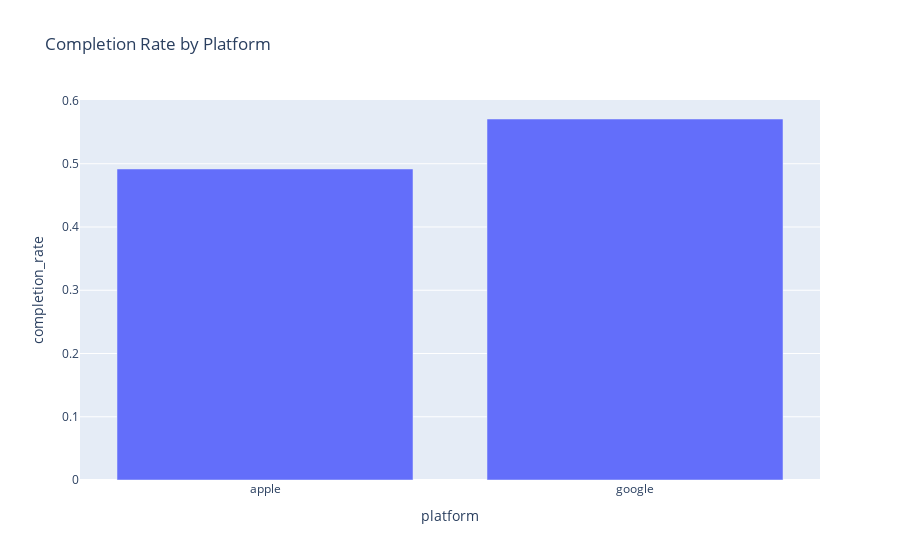
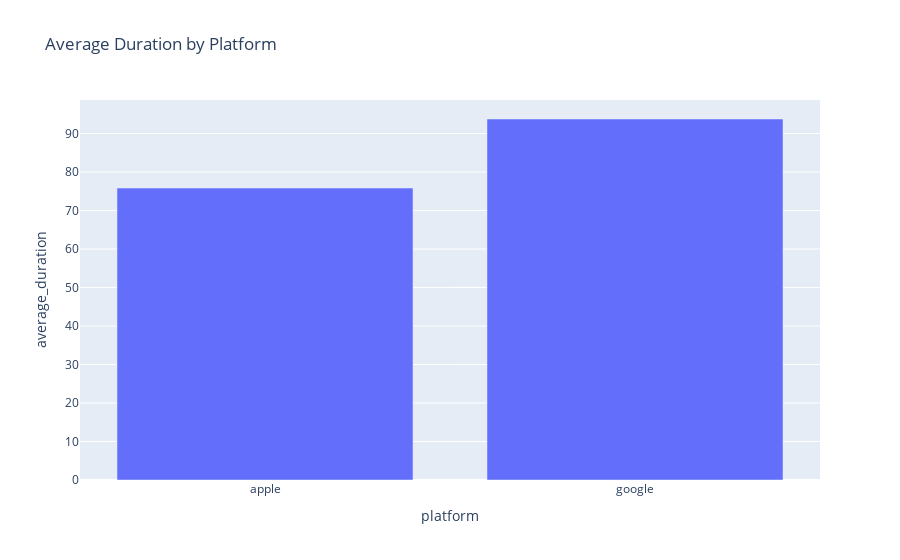
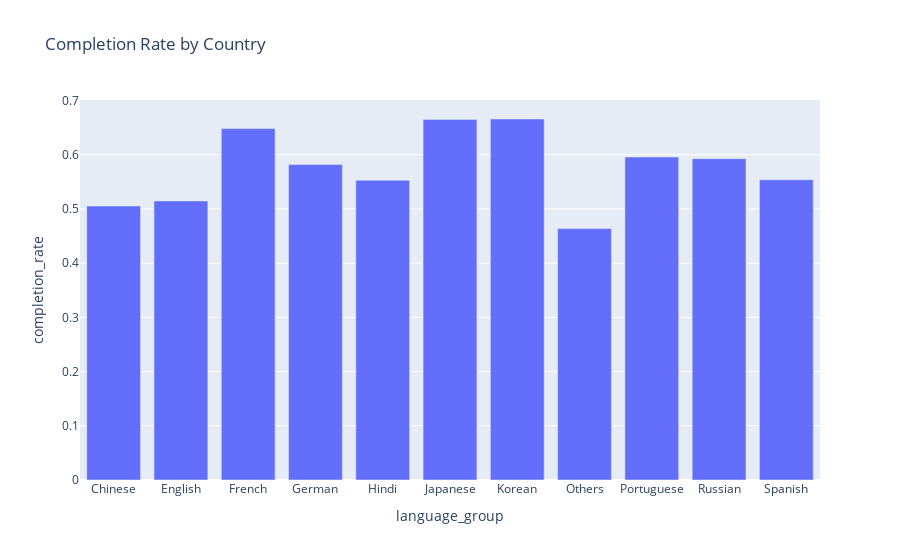
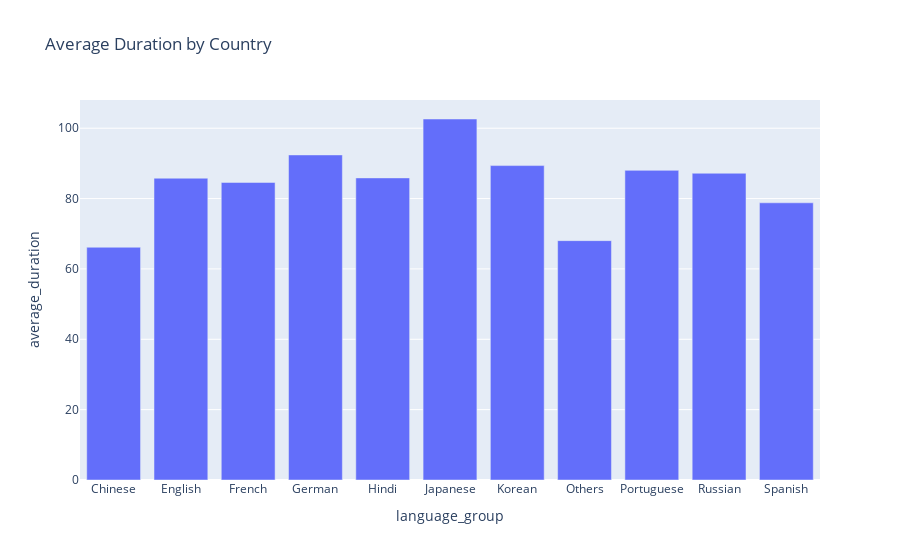

Write notebook code for charts like these, in order.
### Markdown cell above
#### Sources impact different metrics differently. For completion rate, lessons perform best, while for average duration, Multifeed and Explore outperform lessons.

### Code cell
df_activities['completed'] = df_activities['completed'].astype(bool)

country_to_language_group = {
    'us': 'English', 'ca': 'English', 'gb': 'English', 'au': 'English', 'nz': 'English',
    'fr': 'French', 'be': 'French', 'ch': 'French',
    'de': 'German', 'at': 'German', 'ch': 'German',
    'cn': 'Chinese', 'tw': 'Chinese', 'sg': 'Chinese',
    'jp': 'Japanese',
    'in': 'Hindi',
    'es': 'Spanish', 'mx': 'Spanish', 'ar': 'Spanish', 'co': 'Spanish',
    'br': 'Portuguese', 'pt': 'Portuguese',
    'ru': 'Russian',
    'kr': 'Korean',
    'za': 'English', 'ng': 'English'
}

# Add a default group for countries not listed
df_activities['language_group'] = df_activities['country_code'].map(country_to_language_group).fillna('Others')

#source
completion_rate = df_activities.groupby('source')['completed'].mean().reset_index()
completion_rate.columns = ['source', 'completion_rate']

average_duration = df_activities.groupby('source')['duration_int'].mean().reset_index()
average_duration.columns = ['source', 'average_duration']

df_activities['source_group'] = df_activities['source'].apply(categorize_source)

#source group
completion_rate = df_activities.groupby('source_group')['completed'].mean().reset_index()
completion_rate.columns = ['source_group', 'completion_rate']

average_duration = df_activities.groupby('source_group')['duration_int'].mean().reset_index()
average_duration.columns = ['source_group', 'average_duration']


#platform
completion_rate_platform = df_activities.groupby('platform')['completed'].mean().reset_index()
completion_rate_platform.columns = ['platform', 'completion_rate']

average_duration_platform = df_activities.groupby('platform')['duration_int'].mean().reset_index()
average_duration_platform.columns = ['platform', 'average_duration']

#country
completion_rate_country = df_activities.groupby('language_group')['completed'].mean().reset_index()
completion_rate_country.columns = ['language_group', 'completion_rate']

average_duration_country = df_activities.groupby('language_group')['duration_int'].mean().reset_index()
average_duration_country.columns = ['language_group', 'average_duration']

engagement_metrics_source = pd.merge(completion_rate, average_duration, on='source_group')


fig = px.bar(completion_rate_platform, x='platform', y='completion_rate', title='Completion Rate by Platform')
fig.show()

fig = px.bar(average_duration_platform, x='platform', y='average_duration', title='Average Duration by Platform')
fig.show()

fig = px.bar(completion_rate_country, x='language_group', y='completion_rate', title='Completion Rate by Country')
fig.show()

fig = px.bar(average_duration_country, x='language_group', y='average_duration', title='Average Duration by Country')
fig.show()

fig = px.bar(engagement_metrics_source, x='source_group', y=['completion_rate', 'average_duration'], title='Engagement Metrics by Source')
fig.show()

### Figure 1 — Plotly figure (JSON) as saved in the notebook; plotly's stock layout.template omitted (floating-point values rounded to 4 significant figures)
{"data": [{"alignmentgroup": "True", "hovertemplate": "platform=%{x}<br>completion_rate=%{y}<extra></extra>", "legendgroup": "", "marker": {"color": "#636efa", "pattern": {"shape": ""}}, "name": "", "offsetgroup": "", "orientation": "v", "showlegend": false, "textposition": "auto", "type": "bar", "x": ["apple", "google"], "xaxis": "x", "y": [0.4917, 0.5707], "yaxis": "y"}], "layout": {"autosize": true, "barmode": "relative", "legend": {"tracegroupgap": 0}, "title": {"text": "Completion Rate by Platform"}, "xaxis": {"anchor": "y", "autorange": true, "domain": [0, 1], "range": [-0.5, 1.5], "title": {"text": "platform"}, "type": "category"}, "yaxis": {"anchor": "x", "autorange": true, "domain": [0, 1], "range": [0, 0.6008], "title": {"text": "completion_rate"}, "type": "linear"}}}

### Figure 2 — Plotly figure (JSON) as saved in the notebook; plotly's stock layout.template omitted (floating-point values rounded to 4 significant figures)
{"data": [{"alignmentgroup": "True", "hovertemplate": "platform=%{x}<br>average_duration=%{y}<extra></extra>", "legendgroup": "", "marker": {"color": "#636efa", "pattern": {"shape": ""}}, "name": "", "offsetgroup": "", "orientation": "v", "showlegend": false, "textposition": "auto", "type": "bar", "x": ["apple", "google"], "xaxis": "x", "y": [75.85, 93.78], "yaxis": "y"}], "layout": {"autosize": true, "barmode": "relative", "legend": {"tracegroupgap": 0}, "title": {"text": "Average Duration by Platform"}, "xaxis": {"anchor": "y", "autorange": true, "domain": [0, 1], "range": [-0.5, 1.5], "title": {"text": "platform"}, "type": "category"}, "yaxis": {"anchor": "x", "autorange": true, "domain": [0, 1], "range": [0, 98.72], "title": {"text": "average_duration"}, "type": "linear"}}}

### Figure 3 — Plotly figure (JSON) as saved in the notebook; plotly's stock layout.template omitted (floating-point values rounded to 4 significant figures)
{"data": [{"alignmentgroup": "True", "hovertemplate": "language_group=%{x}<br>completion_rate=%{y}<extra></extra>", "legendgroup": "", "marker": {"color": "#636efa", "pattern": {"shape": ""}}, "name": "", "offsetgroup": "", "orientation": "v", "showlegend": false, "textposition": "auto", "type": "bar", "x": ["Chinese", "English", "French", "German", "Hindi", "Japanese", "Korean", "Others", "Portuguese", "Russian", "Spanish"], "xaxis": "x", "y": [0.5053, 0.5147, 0.6481, 0.5818, 0.5529, 0.6648, 0.6658, 0.4637, 0.5957, 0.5927, 0.5539], "yaxis": "y"}], "layout": {"autosize": true, "barmode": "relative", "legend": {"tracegroupgap": 0}, "title": {"text": "Completion Rate by Country"}, "xaxis": {"anchor": "y", "autorange": true, "domain": [0, 1], "range": [-0.5, 10.5], "title": {"text": "language_group"}, "type": "category"}, "yaxis": {"anchor": "x", "autorange": true, "domain": [0, 1], "range": [0, 0.7009], "title": {"text": "completion_rate"}, "type": "linear"}}}

### Figure 4 — Plotly figure (JSON) as saved in the notebook; plotly's stock layout.template omitted (floating-point values rounded to 4 significant figures)
{"data": [{"alignmentgroup": "True", "hovertemplate": "language_group=%{x}<br>average_duration=%{y}<extra></extra>", "legendgroup": "", "marker": {"color": "#636efa", "pattern": {"shape": ""}}, "name": "", "offsetgroup": "", "orientation": "v", "showlegend": false, "textposition": "auto", "type": "bar", "x": ["Chinese", "English", "French", "German", "Hindi", "Japanese", "Korean", "Others", "Portuguese", "Russian", "Spanish"], "xaxis": "x", "y": [66.16, 85.79, 84.59, 92.41, 85.88, 102.6, 89.38, 68.05, 88.02, 87.2, 78.8], "yaxis": "y"}], "layout": {"autosize": true, "barmode": "relative", "legend": {"tracegroupgap": 0}, "title": {"text": "Average Duration by Country"}, "xaxis": {"anchor": "y", "autorange": true, "domain": [0, 1], "range": [-0.5, 10.5], "title": {"text": "language_group"}, "type": "category"}, "yaxis": {"anchor": "x", "autorange": true, "domain": [0, 1], "range": [0, 108.0], "title": {"text": "average_duration"}, "type": "linear"}}}
